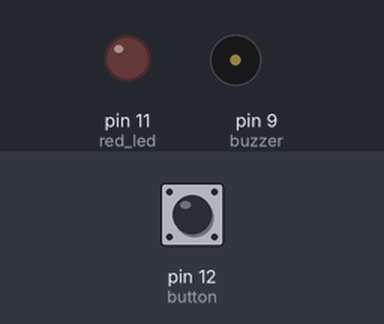
Bench run of a sketch on a simulated Arduino Uno, built with avr-gcc and run on an emulated ATmega328P. Shown: output pins drawn as LEDs (lit = HIGH), buzzer (waves = sounding, pin HIGH). Dashed ring = blinking. The test bench sets the inputs (shaded band); at power-on: pin 12 (button) LOW.

Above: at 1.2 s.
1.3 s: pin 12 (button) pulled HIGH for 1 s
At 2.5 s:
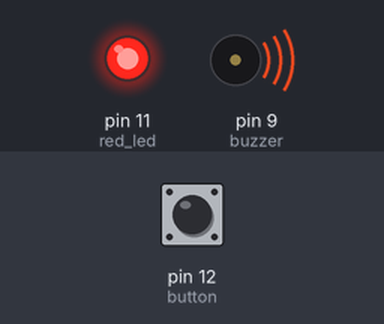
3.8 s: pin 12 (button) pulled HIGH for 0.15 s
At 4.8 s:
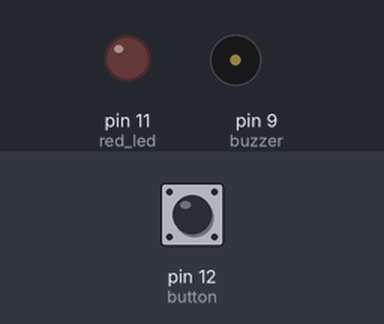
5.4 s: pin 12 (button) pulled HIGH for 3.2 s
At 5.5 s:
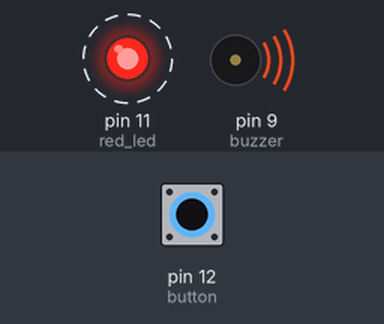
Timing chart, 0 to 9.9 s (numbered marks = the images above; inputs shaded):
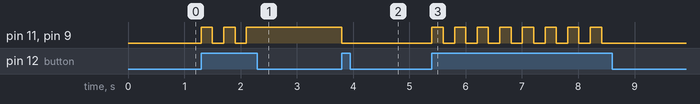

The sketch:

state-based-alarm.ino
```cpp
// Wiring code generated from an ArduinoML model
// Application name: StateBasedAlarm

void setup(){
  pinMode(11, OUTPUT); // red_led [Actuator]
  pinMode(9, OUTPUT); // buzzer [Actuator]
  pinMode(12, INPUT);  // button [Sensor]
}

long time = 0; long debounce = 200;

void state_off() {
  digitalWrite(11,LOW);
  digitalWrite(9,LOW);
  boolean guard = millis() - time > debounce;
  if( ( digitalRead(12) == HIGH ) && guard ) {
    time = millis();
    state_on();
  } else {
    state_off();
  }
}

void state_on() {
  digitalWrite(11,HIGH);
  digitalWrite(9,HIGH);
  boolean guard = millis() - time > debounce;
  if( ( digitalRead(12) == HIGH ) && guard ) {
    time = millis();
    state_off();
  } else {
    state_on();
  }
}

void loop() {
  state_off();
}
```

Measured:
- after the input at 1.3 s, pin 11 (red_led), pin 9 (buzzer): alternates HIGH for 0.20 s and LOW for 0.20 s, 5 changes in all, then stays HIGH, starting at once
- after the input at 3.8 s, pin 11 (red_led), pin 9 (buzzer): HIGH → LOW at once
- after the input at 5.4 s, pin 11 (red_led), pin 9 (buzzer): alternates HIGH for 0.20 s and LOW for 0.20 s, 16 changes in all, then stays LOW, starting at once
